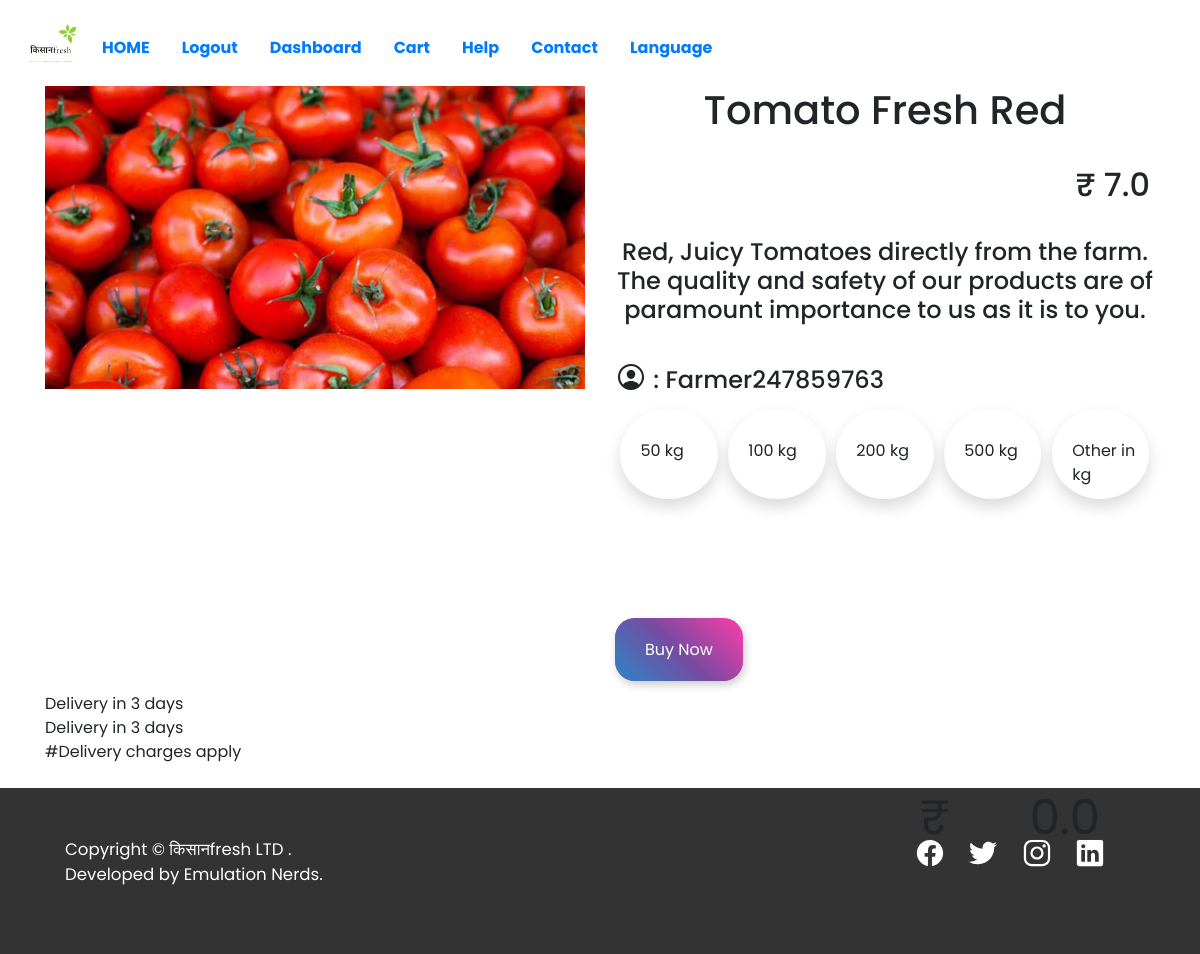
The page /onecombulk/ad1b8472-d59e-404d-a0f3-d9957329065f/ (signed in) on the database its author committed.
### CommodityApp/models.py (models this page shows, shortened)
class Commodities(models.Model):
    username_id = models.ForeignKey(User, on_delete= models.CASCADE)
    name = models.CharField(max_length=200)
    comcode = models.CharField(max_length=100)
    type_choices = (
    ('FRUIT','Fruit'),
    ('VEGIES','Vegetables'),
    ('PULSES','Pulses'),
    ('CEREAL','Cereal'),
    ('OTHERS','Others')
    )
    type = models.CharField(max_length=100,choices=type_choices)
    perishable = models.BooleanField(default=False)
    description = models.CharField(max_length=1000)
    rating = models.FloatField(default=0.0)
    amount = models.FloatField()
    breed=models.CharField(max_length=200,default=' ')
    priceperkg = models.FloatField()
    priceperquintal = models.FloatField()
    date = models.DateField()
    time = models.TimeField(auto_now=False, auto_now_add=False)
    image = models.ImageField(upload_to = 'img/')

class Distance(models.Model):
    city1 = models.CharField(max_length=100)
    city2 = models.CharField(max_length=100)
    distance = models.FloatField()
    timeindays = models.IntegerField()

### CommodityApp/views.py (the view)
# urls.py: path('onecombulk/<str:comcode>/',views.OneCommodityBulk,name='OneCommodityBulk'),
def OneCommodityBulk(request,comcode):
    commodity = Commodities.objects.filter(comcode = comcode)
    city1 =""
    city2 =""
    a = {'commodity':commodity}
    for i in commodity:
        b = Farmer.objects.filter(username_id=i.username_id)
    for i in b:
        city1=i.city
    c = Manufacturer.objects.filter(username_id=request.user)
    for i in c:
        city2 = i.city
    m = Distance.objects.filter(city1=city1.capitalize()).filter(city2=city2.capitalize())
    n={'distance':m}
    response = {**a,**n}
    return render(request,'onecombulk.html',response)

### templates/onecombulk.html (shortened to what this page needs)
{% extends 'index.html' %}
{% block content %}
{% for i in commodity %}
<div class="container">
  <div class="row">
    <div class="col-md-6">
      <img src="/media/{{i.image}}" alt=""  width="100%">
    </div>
    <div class="col-md-6">
      <center>
        <h1>
      {{i.name}} {{i.breed}}<br>
      </h1>
      <br>
      <h2 style="position:absolute;right : 20px;">
        &#8377 {{i.priceperkg}}
      </h2>
      <br><br><br>
      <h4>
        {{i.description}}<br>
      </h4><br>
    </center>
        <h4><ion-icon name="person-circle-outline" style="font-size:2rem;transform:translateY(5px)"></ion-icon> : {{i.username_id}}<br></h4>
<div class="w-row">
        <div class="weight shadow" id = 50 onclick="selected(50,{{i.priceperquintal}}/100)">
        50 kg
      </div>
      <div class="weight shadow" id = 100 onclick="selected(100,{{i.priceperquintal}}/100)">
      100 kg
      </div>
      <div class="weight shadow" id = 200 onclick="selected(200,{{i.priceperquintal}}/100)">
        200 kg
      </div>
      <div class="shadow weight" id = 500 onclick="selected(500,{{i.priceperquintal}}/100)">
        500 kg
      </div>
      <div class="shadow weight" id = 9 onclick="other(50)">
        Other in kg
      </div>
    </div>
<br><br>
      <div class="col-md-12">
      </div>
      <br><br><a href="/confirmbulk/{{i.comcode}}" class="i-btn" onclick="
      if(weight>0){
          if({{i.amount}}-weight>0){
            if(weight>=50){
              location.href=this.href+'/'+weight+ '/';
              return false;
          }else{
            alert('Minimum Weight 50kg');
            return false;
          }
        }else{
          alert('Out Of Stock');
          return false;
        }
      }
      else{
        alert('Please Select Weight');
        return false;
      }
      ">Buy Now</a>
    </div>
  </div>
  <div class="row">
    <div class="col-md-12">
    </div>
  </div>
  <div class="bill">
    <br><br>&#8377
  </div>
  <div class="" id="bill">
    <br><br>0.0
  </div>
</div>
<div class="container">
  {% for j in distance %}
  Delivery in {{j.timeindays}} days<br>
  {% endfor %}
  {% if i.perishable %}
  #Delivery charges apply
  {% else %}
  #No delivery charges
  {% endif %}<br><br>
</div>
{% endfor %}
{% endblock %}

### static/css/style.css (style rules this page uses)
body { font-family: 'Poppins', sans-serif; }
.w-row { display: flex; }
.i-btn { padding-left: 30px; padding-right: 30px; padding-top: 20px; padding-bottom: 20px; height: 80px; box-shadow: 2px 4px 8px #0003; width: auto; color: #fff; border-radius: 20px; background-color: #FF3CAC; background-image: linear-gradient(225deg, #FF3CAC 0%, #784BA0 50%, #2B86C5 100%); }
.weight { width: 18%; margin: 1%; height: 90px; border-radius: 50%; padding-top: 30px; padding-left: 20px; transition: 0.3s; }
#bill { font-size: 3rem; position: absolute; bottom: 100px; right: 100px; }
.bill { font-size: 3rem; position: absolute; bottom: 100px; right: 250px; }

### rows shown on the page
Commodities: image (picture), name "Tomato", breed "Fresh Red", priceperkg "7.0", description "Red, Juicy Tomatoes directly from the farm. The quality and safety of our products are of paramount importance to us as it is to you.", username_id "Farmer247859763", perishable "#Delivery charges apply"
Distance: timeindays "3"
Distance: timeindays "3"
